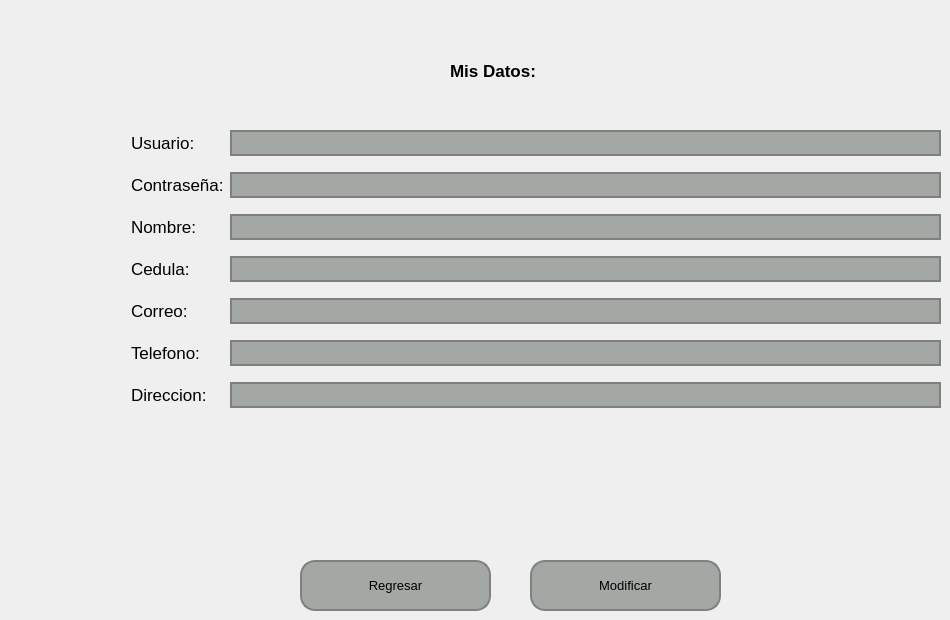
   <widget class="QWidget" name="pageAgregarUsuarios">
    <widget class="QLabel" name="label_11">
     <property name="geometry">
      <rect>
       <x>450</x>
       <y>50</y>
       <width>121</width>
       <height>41</height>
      </rect>
     </property>
     <property name="font">
      <font>
       <pointsize>13</pointsize>
       <weight>75</weight>
       <bold>true</bold>
      </font>
     </property>
     <property name="text">
      <string>Mis Datos:</string>
     </property>
    </widget>
    <widget class="QWidget" name="formLayoutWidget">
     <property name="geometry">
      <rect>
       <x>130</x>
       <y>130</y>
       <width>811</width>
       <height>378</height>
      </rect>
     </property>
     <layout class="QFormLayout" name="formLayout">
      <property name="verticalSpacing">
       <number>16</number>
      </property>
      <property name="leftMargin">
       <number>1</number>
      </property>
      <item row="0" column="0">
       <widget class="QLabel" name="label_24">
        <property name="font">
         <font>
          <pointsize>13</pointsize>
         </font>
        </property>
        <property name="text">
         <string>Usuario:</string>
        </property>
       </widget>
      </item>
      <item row="0" column="1">
       <widget class="QLineEdit" name="lineEditUsuario">
        <property name="font">
         <font>
          <pointsize>13</pointsize>
         </font>
        </property>
        <property name="styleSheet">
         <string notr="true">    background-color: #a4a8a5; /* Color del botón */
    border-radius: 15px;       /* Borde redondeado, ajusta el valor para más curvatura */
    border: 2px solid #808080; /* Opcional: agrega un borde de color gris */</string>
        </property>
       </widget>
      </item>
      <item row="1" column="0">
       <widget class="QLabel" name="label_93">
        <property name="font">
         <font>
          <pointsize>13</pointsize>
         </font>
        </property>
        <property name="text">
         <string>Contraseña:</string>
        </property>
       </widget>
      </item>
      <item row="1" column="1">
       <widget class="QLineEdit" name="lineEditContrasenia">
        <property name="font">
         <font>
          <pointsize>13</pointsize>
         </font>
        </property>
        <property name="styleSheet">
         <string notr="true">    background-color: #a4a8a5; /* Color del botón */
    border-radius: 15px;       /* Borde redondeado, ajusta el valor para más curvatura */
    border: 2px solid #808080; /* Opcional: agrega un borde de color gris */</string>
        </property>
       </widget>
      </item>
      <item row="2" column="0">
       <widget class="QLabel" name="label_12">
        <property name="font">
         <font>
          <pointsize>13</pointsize>
         </font>
        </property>
        <property name="text">
         <string>Nombre: </string>
        </property>
       </widget>
      </item>
      <item row="2" column="1">
       <widget class="QLineEdit" name="lineEditNombre">
        <property name="font">
         <font>
          <pointsize>13</pointsize>
         </font>
        </property>
        <property name="styleSheet">
         <string notr="true">    background-color: #a4a8a5; /* Color del botón */
    border-radius: 15px;       /* Borde redondeado, ajusta el valor para más curvatura */
    border: 2px solid #808080; /* Opcional: agrega un borde de color gris */</string>
        </property>
       </widget>
      </item>
      <item row="3" column="0">
       <widget class="QLabel" name="label_25">
        <property name="font">
         <font>
          <pointsize>13</pointsize>
         </font>
        </property>
        <property name="text">
         <string>Cedula: </string>
        </property>
       </widget>
      </item>
      <item row="3" column="1">
       <widget class="QLineEdit" name="lineEditCedula">
        <property name="font">
         <font>
          <pointsize>13</pointsize>
         </font>
        </property>
        <property name="styleSheet">
         <string notr="true">    background-color: #a4a8a5; /* Color del botón */
    border-radius: 15px;       /* Borde redondeado, ajusta el valor para más curvatura */
    border: 2px solid #808080; /* Opcional: agrega un borde de color gris */</string>
        </property>
       </widget>
      </item>
      <item row="4" column="0">
       <widget class="QLabel" name="label_26">
        <property name="font">
         <font>
          <pointsize>13</pointsize>
         </font>
        </property>
        <property name="text">
         <string>Correo:</string>
        </property>
       </widget>
      </item>
      <item row="4" column="1">
       <widget class="QLineEdit" name="lineEditCorreo">
        <property name="font">
         <font>
          <pointsize>13</pointsize>
         </font>
        </property>
        <property name="styleSheet">
         <string notr="true">    background-color: #a4a8a5; /* Color del botón */
    border-radius: 15px;       /* Borde redondeado, ajusta el valor para más curvatura */
    border: 2px solid #808080; /* Opcional: agrega un borde de color gris */</string>
        </property>
       </widget>
      </item>
      <item row="5" column="0">
       <widget class="QLabel" name="label_27">
        <property name="font">
         <font>
          <pointsize>13</pointsize>
         </font>
        </property>
        <property name="text">
         <string>Telefono:</string>
        </property>
       </widget>
      </item>
      <item row="5" column="1">
       <widget class="QLineEdit" name="lineEditTelefono_2">
        <property name="font">
         <font>
          <pointsize>13</pointsize>
         </font>
        </property>
        <property name="styleSheet">
         <string notr="true">    background-color: #a4a8a5; /* Color del botón */
    border-radius: 15px;       /* Borde redondeado, ajusta el valor para más curvatura */
    border: 2px solid #808080; /* Opcional: agrega un borde de color gris */</string>
        </property>
       </widget>
      </item>
      <item row="6" column="0">
       <widget class="QLabel" name="label_28">
        <property name="font">
         <font>
          <pointsize>13</pointsize>
         </font>
        </property>
        <property name="text">
         <string>Direccion:</string>
        </property>
       </widget>
      </item>
      <item row="6" column="1">
       <widget class="QLineEdit" name="lineEditDireccion">
        <property name="font">
         <font>
          <pointsize>13</pointsize>
         </font>
        </property>
        <property name="styleSheet">
         <string notr="true">    background-color: #a4a8a5; /* Color del botón */
    border-radius: 15px;       /* Borde redondeado, ajusta el valor para más curvatura */
    border: 2px solid #808080; /* Opcional: agrega un borde de color gris */</string>
        </property>
       </widget>
      </item>
     </layout>
    </widget>
    <widget class="QPushButton" name="pushButtonRegresarRegistrar">
     <property name="geometry">
      <rect>
       <x>300</x>
       <y>560</y>
       <width>191</width>
       <height>51</height>
      </rect>
     </property>
     <property name="font">
      <font>
       <pointsize>10</pointsize>
      </font>
     </property>
     <property name="styleSheet">
      <string notr="true">QPushButton {
    background-color: #a4a8a5; /* Color del botón */
    border-radius: 15px;       /* Borde redondeado, ajusta el valor para más curvatura */
    border: 2px solid #808080; /* Opcional: agrega un borde de color gris */
}

QPushButton:hover {
    background-color: #b0b5b0; /* Color al pasar el mouse */
}

QPushButton:pressed {
    background-color: #8f938f; /* Color al hacer clic */
}
</string>
     </property>
     <property name="text">
      <string>Regresar</string>
     </property>
    </widget>
    <widget class="QPushButton" name="pushButtonModificar">
     <property name="geometry">
      <rect>
       <x>530</x>
       <y>560</y>
       <width>191</width>
       <height>51</height>
      </rect>
     </property>
     <property name="font">
      <font>
       <pointsize>10</pointsize>
      </font>
     </property>
     <property name="styleSheet">
      <string notr="true">QPushButton {
    background-color: #a4a8a5; /* Color del botón */
    border-radius: 15px;       /* Borde redondeado, ajusta el valor para más curvatura */
    border: 2px solid #808080; /* Opcional: agrega un borde de color gris */
}

QPushButton:hover {
    background-color: #b0b5b0; /* Color al pasar el mouse */
}

QPushButton:pressed {
    background-color: #8f938f; /* Color al hacer clic */
}
</string>
     </property>
     <property name="text">
      <string>Modificar</string>
     </property>
    </widget>
   </widget>
